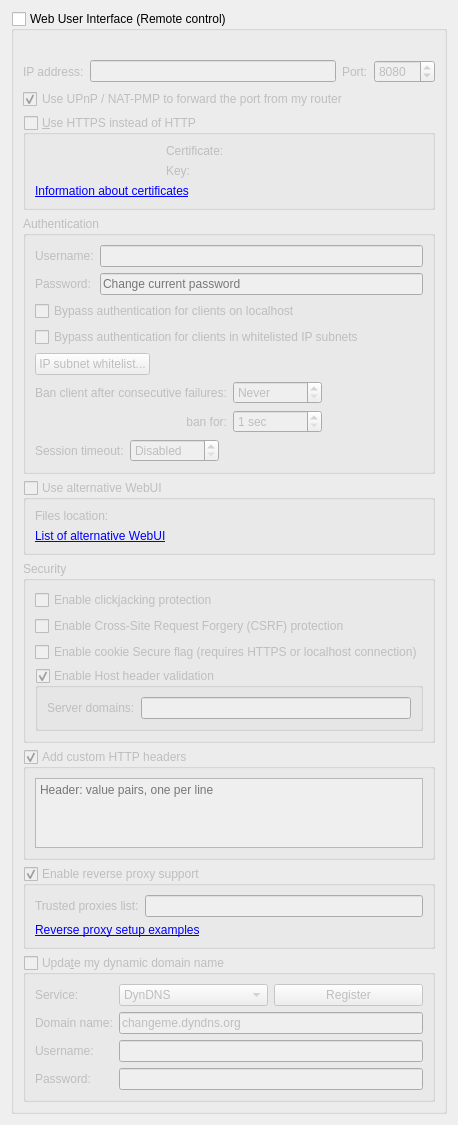
          <widget class="QWidget" name="scrollAreaWidgetContents_7">
           <property name="geometry">
            <rect>
             <x>0</x>
             <y>0</y>
             <width>382</width>
             <height>1045</height>
            </rect>
           </property>
           <layout class="QVBoxLayout" name="verticalLayout_23">
            <item>
             <widget class="QGroupBox" name="checkWebUI">
              <property name="title">
               <string>Web User Interface (Remote control)</string>
              </property>
              <property name="checkable">
               <bool>true</bool>
              </property>
              <property name="checked">
               <bool>false</bool>
              </property>
              <layout class="QVBoxLayout" name="verticalLayout_2">
               <item>
                <widget class="QLabel" name="labelWebUIError">
                 <property name="font">
                  <font>
                   <italic>true</italic>
                  </font>
                 </property>
                 <property name="text">
                  <string/>
                 </property>
                </widget>
               </item>
               <item>
                <layout class="QHBoxLayout" name="horizontalLayout_2">
                 <item>
                  <widget class="QLabel" name="lblWebUIAddress">
                   <property name="text">
                    <string>IP address:</string>
                   </property>
                   <property name="buddy">
                    <cstring>textWebUIAddress</cstring>
                   </property>
                  </widget>
                 </item>
                 <item>
                  <widget class="QLineEdit" name="textWebUIAddress">
                   <property name="toolTip">
                    <string>IP address that the Web UI will bind to.
Specify an IPv4 or IPv6 address. You can specify &quot;0.0.0.0&quot; for any IPv4 address,
&quot;::&quot; for any IPv6 address, or &quot;*&quot; for both IPv4 and IPv6.</string>
                   </property>
                  </widget>
                 </item>
                 <item>
                  <widget class="QLabel" name="lblWebUIPort">
                   <property name="text">
                    <string>Port:</string>
                   </property>
                   <property name="buddy">
                    <cstring>spinWebUIPort</cstring>
                   </property>
                  </widget>
                 </item>
                 <item>
                  <widget class="QSpinBox" name="spinWebUIPort">
                   <property name="minimum">
                    <number>1</number>
                   </property>
                   <property name="maximum">
                    <number>65535</number>
                   </property>
                   <property name="value">
                    <number>8080</number>
                   </property>
                  </widget>
                 </item>
                </layout>
               </item>
               <item>
                <widget class="QCheckBox" name="checkWebUIUPnP">
                 <property name="text">
                  <string>Use UPnP / NAT-PMP to forward the port from my router</string>
                 </property>
                 <property name="checked">
                  <bool>true</bool>
                 </property>
                </widget>
               </item>
               <item>
                <widget class="QGroupBox" name="checkWebUIHttps">
                 <property name="title">
                  <string>&amp;Use HTTPS instead of HTTP</string>
                 </property>
                 <property name="checkable">
                  <bool>true</bool>
                 </property>
                 <property name="checked">
                  <bool>false</bool>
                 </property>
                 <layout class="QGridLayout" name="gridLayout_11">
                  <item row="0" column="0">
                   <widget class="QLabel" name="lblSslCertStatus"/>
                  </item>
                  <item row="0" column="1">
                   <widget class="QLabel" name="lblWebUICrt">
                    <property name="text">
                     <string>Certificate:</string>
                    </property>
                   </widget>
                  </item>
                  <item row="0" column="2">
                   <widget class="FileSystemPathLineEdit" name="textWebUIHttpsCert" native="true"/>
                  </item>
                  <item row="1" column="0">
                   <widget class="QLabel" name="lblSslKeyStatus"/>
                  </item>
                  <item row="1" column="1">
                   <widget class="QLabel" name="lblWebUIKey">
                    <property name="text">
                     <string>Key:</string>
                    </property>
                   </widget>
                  </item>
                  <item row="1" column="2">
                   <widget class="FileSystemPathLineEdit" name="textWebUIHttpsKey" native="true"/>
                  </item>
                  <item row="2" column="0" colspan="3">
                   <widget class="QLabel" name="lblWebUICertInfo">
                    <property name="text">
                     <string>&lt;a href=https://httpd.apache.org/docs/current/ssl/ssl_faq.html#aboutcerts&gt;Information about certificates&lt;/a&gt;</string>
                    </property>
                    <property name="openExternalLinks">
                     <bool>true</bool>
                    </property>
                    <property name="textInteractionFlags">
                     <set>Qt::TextInteractionFlag::LinksAccessibleByKeyboard|Qt::TextInteractionFlag::LinksAccessibleByMouse</set>
                    </property>
                   </widget>
                  </item>
                 </layout>
                </widget>
               </item>
               <item>
                <widget class="QGroupBox" name="groupWebUIAuth">
                 <property name="title">
                  <string>Authentication</string>
                 </property>
                 <layout class="QVBoxLayout" name="verticalLayout_35">
                  <item>
                   <layout class="QGridLayout" name="gridLayout_8">
                    <item row="0" column="0">
                     <widget class="QLabel" name="lblWebUIUsername">
                      <property name="text">
                       <string>Username:</string>
                      </property>
                      <property name="buddy">
                       <cstring>textWebUIUsername</cstring>
                      </property>
                     </widget>
                    </item>
                    <item row="0" column="1">
                     <widget class="QLineEdit" name="textWebUIUsername">
                      <property name="accessibleDescription">
                       <string>Username for Web UI authentication</string>
                      </property>
                     </widget>
                    </item>
                    <item row="1" column="0">
                     <widget class="QLabel" name="lblWebUIPassword">
                      <property name="text">
                       <string>Password:</string>
                      </property>
                      <property name="buddy">
                       <cstring>textWebUIPassword</cstring>
                      </property>
                     </widget>
                    </item>
                    <item row="1" column="1">
                     <widget class="QLineEdit" name="textWebUIPassword">
                      <property name="echoMode">
                       <enum>QLineEdit::EchoMode::Password</enum>
                      </property>
                      <property name="placeholderText">
                       <string>Change current password</string>
                      </property>
                      <property name="accessibleDescription">
                       <string>Password for Web UI authentication</string>
                      </property>
                     </widget>
                    </item>
                   </layout>
                  </item>
                  <item>
                   <widget class="QCheckBox" name="checkBypassLocalAuth">
                    <property name="text">
                     <string>Bypass authentication for clients on localhost</string>
                    </property>
                   </widget>
                  </item>
                  <item>
                   <widget class="QCheckBox" name="checkBypassAuthSubnetWhitelist">
                    <property name="text">
                     <string>Bypass authentication for clients in whitelisted IP subnets</string>
                    </property>
                   </widget>
                  </item>
                  <item>
                   <widget class="QPushButton" name="IPSubnetWhitelistButton">
                    <property name="sizePolicy">
                     <sizepolicy hsizetype="Fixed" vsizetype="Fixed">
                      <horstretch>0</horstretch>
                      <verstretch>0</verstretch>
                     </sizepolicy>
                    </property>
                    <property name="text">
                     <string>IP subnet whitelist...</string>
                    </property>
                   </widget>
                  </item>
                  <item>
                   <layout class="QGridLayout" name="gridLayout_10">
                    <item row="0" column="0">
                     <widget class="QLabel" name="lblBanCounter">
                      <property name="text">
                       <string>Ban client after consecutive failures:</string>
                      </property>
                      <property name="buddy">
                       <cstring>spinBanCounter</cstring>
                      </property>
                     </widget>
                    </item>
                    <item row="0" column="1">
                     <widget class="QSpinBox" name="spinBanCounter">
                      <property name="specialValueText">
                       <string>Never</string>
                      </property>
                      <property name="maximum">
                       <number>2147483647</number>
                      </property>
                     </widget>
                    </item>
                    <item row="0" column="2">
                     <spacer name="horizontalSpacer_15">
                      <property name="orientation">
                       <enum>Qt::Orientation::Horizontal</enum>
                      </property>
                      <property name="sizeHint" stdset="0">
                       <size>
                        <width>40</width>
                        <height>20</height>
                       </size>
                      </property>
                     </spacer>
                    </item>
                    <item row="1" column="0">
                     <widget class="QLabel" name="lblBanDuration">
                      <property name="text">
                       <string>ban for:</string>
                      </property>
                      <property name="alignment">
                       <set>Qt::AlignmentFlag::AlignRight|Qt::AlignmentFlag::AlignTrailing|Qt::AlignmentFlag::AlignVCenter</set>
                      </property>
                      <property name="buddy">
                       <cstring>spinBanDuration</cstring>
                      </property>
                     </widget>
                    </item>
                    <item row="1" column="1">
                     <widget class="QSpinBox" name="spinBanDuration">
                      <property name="suffix">
                       <string> sec</string>
                      </property>
                      <property name="minimum">
                       <number>1</number>
                      </property>
                      <property name="maximum">
                       <number>2147483647</number>
                      </property>
                     </widget>
                    </item>
                   </layout>
                  </item>
                  <item>
                   <layout class="QHBoxLayout" name="horizontalLayout_13">
                    <item>
                     <widget class="QLabel" name="lblSessionTimeout">
                      <property name="text">
                       <string>Session timeout:</string>
                      </property>
                      <property name="buddy">
                       <cstring>spinSessionTimeout</cstring>
                      </property>
                     </widget>
                    </item>
                    <item>
                     <widget class="QSpinBox" name="spinSessionTimeout">
                      <property name="specialValueText">
                       <string>Disabled</string>
                      </property>
                      <property name="suffix">
                       <string> sec</string>
                      </property>
                      <property name="maximum">
                       <number>2147483647</number>
                      </property>
                     </widget>
                    </item>
                    <item>
                     <spacer name="horizontalSpacer_11">
                      <property name="orientation">
                       <enum>Qt::Orientation::Horizontal</enum>
                      </property>
                      <property name="sizeHint" stdset="0">
                       <size>
                        <width>40</width>
                        <height>20</height>
                       </size>
                      </property>
                     </spacer>
                    </item>
                   </layout>
                  </item>
                 </layout>
                </widget>
               </item>
               <item>
                <widget class="QGroupBox" name="groupAltWebUI">
                 <property name="title">
                  <string>Use alternative WebUI</string>
                 </property>
                 <property name="checkable">
                  <bool>true</bool>
                 </property>
                 <property name="checked">
                  <bool>false</bool>
                 </property>
                 <layout class="QVBoxLayout" name="verticalLayout_41">
                  <item>
                   <layout class="QHBoxLayout" name="horizontalLayout_5">
                    <item>
                     <widget class="QLabel" name="labelWebUIRootFolder">
                      <property name="text">
                       <string>Files location:</string>
                      </property>
                     </widget>
                    </item>
                    <item>
                     <widget class="FileSystemPathLineEdit" name="textWebUIRootFolder" native="true"/>
                    </item>
                   </layout>
                  </item>
                  <item>
                   <widget class="QLabel" name="lblAltWebUIList">
                    <property name="text">
                     <string>&lt;a href=&quot;https://github.com/qbittorrent/qBittorrent/wiki/List-of-known-alternate-WebUIs&quot;&gt;List of alternative WebUI&lt;/a&gt;</string>
                    </property>
                    <property name="openExternalLinks">
                     <bool>true</bool>
                    </property>
                    <property name="textInteractionFlags">
                     <set>Qt::TextInteractionFlag::LinksAccessibleByKeyboard|Qt::TextInteractionFlag::LinksAccessibleByMouse</set>
                    </property>
                   </widget>
                  </item>
                 </layout>
                </widget>
               </item>
               <item>
                <widget class="QGroupBox" name="groupBox_3">
                 <property name="title">
                  <string>Security</string>
                 </property>
                 <layout class="QVBoxLayout" name="verticalLayout_33">
                  <item>
                   <widget class="QCheckBox" name="checkClickjacking">
                    <property name="text">
                     <string>Enable clickjacking protection</string>
                    </property>
                   </widget>
                  </item>
                  <item>
                   <widget class="QCheckBox" name="checkCSRFProtection">
                    <property name="text">
                     <string>Enable Cross-Site Request Forgery (CSRF) protection</string>
                    </property>
                   </widget>
                  </item>
                  <item>
                   <widget class="QCheckBox" name="checkSecureCookie">
                    <property name="text">
                     <string>Enable cookie Secure flag (requires HTTPS or localhost connection)</string>
                    </property>
                   </widget>
                  </item>
                  <item>
                   <widget class="QGroupBox" name="groupHostHeaderValidation">
                    <property name="title">
                     <string>Enable Host header validation</string>
                    </property>
                    <property name="checkable">
                     <bool>true</bool>
                    </property>
                    <layout class="QVBoxLayout" name="verticalLayout_32">
                     <item>
                      <layout class="QHBoxLayout" name="horizontalLayout_10">
                       <item>
                        <widget class="QLabel" name="labelServerDomains">
                         <property name="text">
                          <string>Server domains:</string>
                         </property>
                         <property name="buddy">
                          <cstring>textServerDomains</cstring>
                         </property>
                        </widget>
                       </item>
                       <item>
                        <widget class="QLineEdit" name="textServerDomains">
                         <property name="toolTip">
                          <string>Whitelist for filtering HTTP Host header values.
In order to defend against DNS rebinding attack,
you should put in domain names used by WebUI server.

Use ';' to split multiple entries. Can use wildcard '*'.</string>
                         </property>
                        </widget>
                       </item>
                      </layout>
                     </item>
                    </layout>
                   </widget>
                  </item>
                 </layout>
                </widget>
               </item>
               <item>
                <widget class="QGroupBox" name="groupWebUIAddCustomHTTPHeaders">
                 <property name="title">
                  <string>Add custom HTTP headers</string>
                 </property>
                 <property name="checkable">
                  <bool>true</bool>
                 </property>
                 <layout class="QVBoxLayout" name="verticalLayout_8">
                  <item>
                   <widget class="QPlainTextEdit" name="textWebUICustomHTTPHeaders">
                    <property name="tabChangesFocus">
                     <bool>true</bool>
                    </property>
                    <property name="lineWrapMode">
                     <enum>QPlainTextEdit::LineWrapMode::NoWrap</enum>
                    </property>
                    <property name="placeholderText">
                     <string>Header: value pairs, one per line</string>
                    </property>
                   </widget>
                  </item>
                 </layout>
                </widget>
               </item>
               <item>
                <widget class="QGroupBox" name="groupEnableReverseProxySupport">
                 <property name="title">
                  <string>Enable reverse proxy support</string>
                 </property>
                 <property name="checkable">
                  <bool>true</bool>
                 </property>
                 <layout class="QVBoxLayout" name="verticalLayout_331">
                  <item>
                   <layout class="QHBoxLayout" name="horizontalLayout_131">
                    <item>
                     <widget class="QLabel" name="lblReverseProxiesList">
                      <property name="text">
                       <string>Trusted proxies list:</string>
                      </property>
                      <property name="buddy">
                       <cstring>textTrustedReverseProxiesList</cstring>
                      </property>
                     </widget>
                    </item>
                    <item>
                     <widget class="QLineEdit" name="textTrustedReverseProxiesList">
                      <property name="toolTip">
                       <string>Specify reverse proxy IPs (or subnets, e.g. 0.0.0.0/24) in order to use forwarded client address (X-Forwarded-For header). Use ';' to split multiple entries.</string>
                      </property>
                     </widget>
                    </item>
                   </layout>
                  </item>
                  <item>
                   <widget class="QLabel" name="labelReverseProxyLink">
                    <property name="text">
                     <string>&lt;a href=https://github.com/qbittorrent/qBittorrent/wiki#reverse-proxy-setup-for-webui-access&gt;Reverse proxy setup examples&lt;/a&gt;</string>
                    </property>
                    <property name="openExternalLinks">
                     <bool>true</bool>
                    </property>
                    <property name="textInteractionFlags">
                     <set>Qt::TextInteractionFlag::LinksAccessibleByKeyboard|Qt::TextInteractionFlag::LinksAccessibleByMouse</set>
                    </property>
                   </widget>
                  </item>
                 </layout>
                </widget>
               </item>
               <item>
                <widget class="QGroupBox" name="checkDynDNS">
                 <property name="title">
                  <string>Upda&amp;te my dynamic domain name</string>
                 </property>
                 <property name="checkable">
                  <bool>true</bool>
                 </property>
                 <property name="checked">
                  <bool>false</bool>
                 </property>
                 <layout class="QFormLayout" name="formLayout_5">
                  <item row="0" column="0">
                   <widget class="QLabel" name="label_19">
                    <property name="text">
                     <string>Service:</string>
                    </property>
                    <property name="buddy">
                     <cstring>comboDNSService</cstring>
                    </property>
                   </widget>
                  </item>
                  <item row="0" column="1">
                   <layout class="QHBoxLayout" name="horizontalLayout_3">
                    <item>
                     <widget class="QComboBox" name="comboDNSService">
                      <item>
                       <property name="text">
                        <string notr="true">DynDNS</string>
                       </property>
                      </item>
                      <item>
                       <property name="text">
                        <string notr="true">No-IP</string>
                       </property>
                      </item>
                     </widget>
                    </item>
                    <item>
                     <widget class="QPushButton" name="registerDNSBtn">
                      <property name="text">
                       <string>Register</string>
                      </property>
                     </widget>
                    </item>
                   </layout>
                  </item>
                  <item row="1" column="0">
                   <widget class="QLabel" name="label_20">
                    <property name="text">
                     <string>Domain name:</string>
                    </property>
                    <property name="buddy">
                     <cstring>domainNameTxt</cstring>
                    </property>
                   </widget>
                  </item>
                  <item row="1" column="1">
                   <widget class="QLineEdit" name="domainNameTxt">
                    <property name="text">
                     <string notr="true">changeme.dyndns.org</string>
                    </property>
                   </widget>
                  </item>
                  <item row="2" column="0">
                   <widget class="QLabel" name="label_21">
                    <property name="text">
                     <string>Username:</string>
                    </property>
                    <property name="buddy">
                     <cstring>DNSUsernameTxt</cstring>
                    </property>
                   </widget>
                  </item>
                  <item row="2" column="1">
                   <widget class="QLineEdit" name="DNSUsernameTxt">
                    <property name="accessibleName">
                     <string>DynDNS Username</string>
                    </property>
                    <property name="accessibleDescription">
                     <string>Username for Dynamic DNS service authentication</string>
                    </property>
                   </widget>
                  </item>
                  <item row="3" column="0">
                   <widget class="QLabel" name="label_22">
                    <property name="text">
                     <string>Password:</string>
                    </property>
                    <property name="buddy">
                     <cstring>DNSPasswordTxt</cstring>
                    </property>
                   </widget>
                  </item>
                  <item row="3" column="1">
                   <widget class="QLineEdit" name="DNSPasswordTxt">
                    <property name="echoMode">
                     <enum>QLineEdit::EchoMode::Password</enum>
                    </property>
                    <property name="accessibleName">
                     <string>DynDNS Password</string>
                    </property>
                    <property name="accessibleDescription">
                     <string>Password for Dynamic DNS service authentication</string>
                    </property>
                   </widget>
                  </item>
                 </layout>
                </widget>
               </item>
              </layout>
             </widget>
            </item>
            <item>
             <spacer name="verticalSpacer">
              <property name="orientation">
               <enum>Qt::Orientation::Vertical</enum>
              </property>
              <property name="sizeHint" stdset="0">
               <size>
                <width>20</width>
                <height>40</height>
               </size>
              </property>
             </spacer>
            </item>
           </layout>
          </widget>
